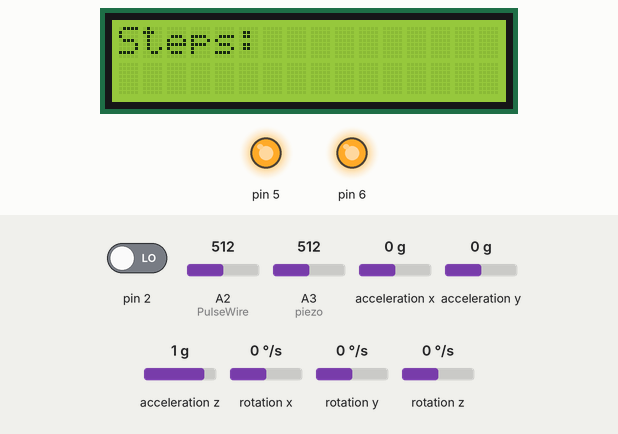
The sketch below on a simulated Arduino Uno, built with avr-gcc and run on an emulated ATmega328P. Shown: 16×2 character LCD, output pins drawn as LEDs (lit = HIGH). The test bench sets the inputs (shaded band); at power-on: rotation z 0 °/s, A3 (piezo) = 512, acceleration x 0 g, acceleration y 0 g, pin 2 LOW, A2 (PulseWire) = 512, acceleration z 1 g, rotation x 0 °/s, rotation y 0 °/s. The sensor or clock chip raises its interrupt line as the real part does; pins used as bus, display or sensor lines are not drawn; what the sketch prints to the serial monitor is not drawn.

Above: at 1.7 s.
1.8 s: rotation z set to -12 °/s
4.8 s: rotation z set to -15 °/s
At 5.5 s:
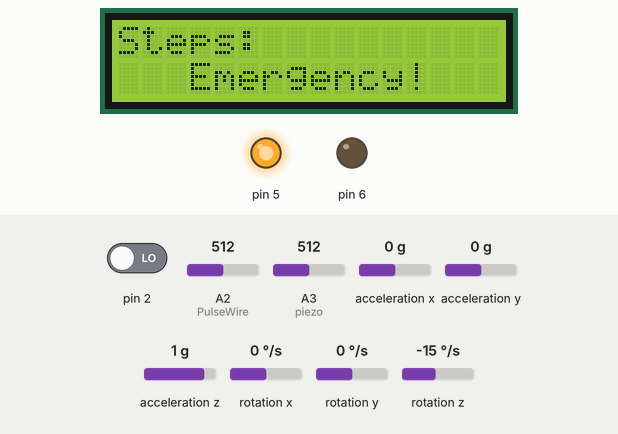
7.8 s: A3 (piezo) set to 522
10.8 s: acceleration x set to -1.4 g
At 12.0 s:
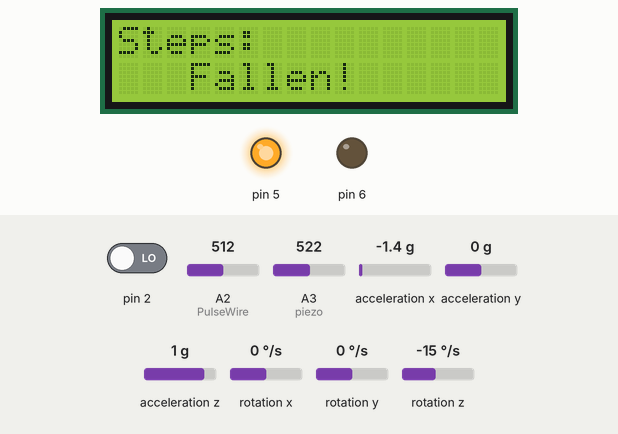
13.8 s: acceleration y set to -1.4 g
At 14.4 s:
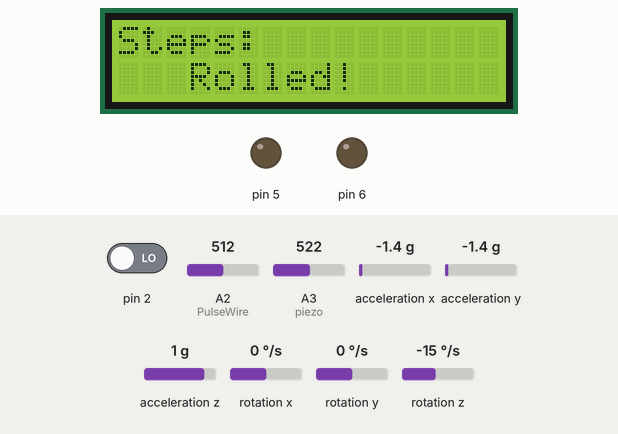
16.8 s: rotation z set to -44 °/s
At 21.1 s:
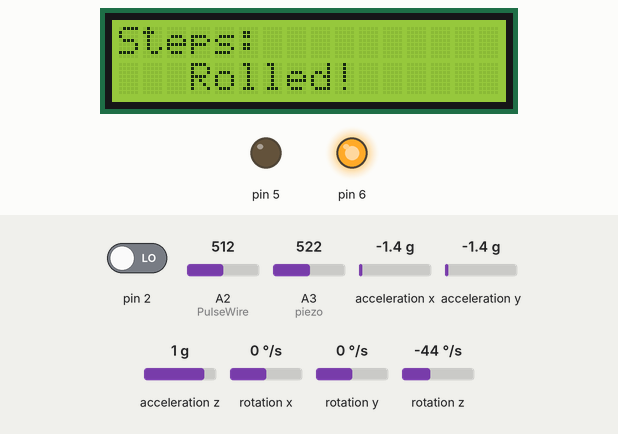
Timing chart, 0 to 64.0 s (numbered marks = the images above; inputs shaded):
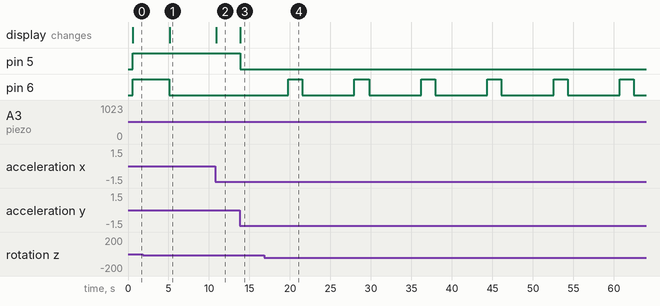

Measured:
- the behaviour switches between -13 and -14 °/s on rotation z (found by bisection; images 0 and 1)
- after the input at 1.8 s, every drawn part: stays the same
- after the input at 7.8 s, every drawn part: stays the same
- after the input at 10.8 s, the display: changes after 0.09 s (image 2)
- after the input at 13.8 s, pin 5: HIGH → LOW after 0.08 s; the display: changes after 0.09 s (image 3)
- after the input at 16.8 s, pin 6: alternates HIGH for 1.7 s and LOW for 6.4 s, starting after 3.0 s

The sketch:

feetwings_3.ino
```cpp
/*Code developed by Anmol Punetha*/

#define USE_ARDUINO_INTERRUPTS true    // Set-up low-level interrupts for most acurate BPM math.
#include <PulseSensorPlayground.h>
#include <LiquidCrystal_I2C.h>
#include <SoftwareSerial.h>
#include "I2Cdev.h"
#include "MPU6050_6Axis_MotionApps20.h"
#if I2CDEV_IMPLEMENTATION == I2CDEV_ARDUINO_WIRE
#include "Wire.h"
#endif

MPU6050 mpu;
#define OUTPUT_READABLE_YAWPITCHROLL

// declaring the pins
const int PulseWire = A2;
const int rxPin = 4;
const int txPin = 3;
const int piezo = A3;

// creating instances required
PulseSensorPlayground pulseSensor;
LiquidCrystal_I2C lcd(0x27,16,2);
SoftwareSerial BTserial(rxPin, txPin);

// variables used
uint8_t count = 1;
const int pulse_threshold = 505;
const int tap_threshold = 16; // at 5k resistance
uint8_t  sensorReading = 0;

unsigned int time_elapsed;
bool dmpReady = false;
uint8_t mpuIntStatus;
uint8_t devStatus;
uint16_t packetSize;
uint16_t fifoCount;
uint8_t fifoBuffer[64];
Quaternion q;
VectorFloat gravity;
float ypr[3];
volatile bool mpuInterrupt = false;
void dmpDataReady()
   {   mpuInterrupt = true; }

/*********************************************************MAIN-CODE***********************************************************************/

void setup() {

  Serial.begin(9600);
  BTserial.begin(9600);
  pulseSensor.analogInput(PulseWire);
  pulseSensor.setThreshold(pulse_threshold);

  #if I2CDEV_IMPLEMENTATION == I2CDEV_ARDUINO_WIRE
      Wire.begin();
      TWBR = 24; // 400kHz I2C clock (200kHz if CPU is 8MHz)
  #elif I2CDEV_IMPLEMENTATION == I2CDEV_BUILTIN_FASTWIRE
      Fastwire::setup(400, true);
  #endif

   mpu.initialize();
   devStatus = mpu.dmpInitialize();
   mpu.setXGyroOffset(148);
   mpu.setYGyroOffset(-29);
   mpu.setZGyroOffset(63);
   mpu.setZAccelOffset(2048);

   if (devStatus == 0) {
        mpu.setDMPEnabled(true);
        attachInterrupt(0, dmpDataReady, RISING);
        mpuIntStatus = mpu.getIntStatus();
        dmpReady = true;
        packetSize = mpu.dmpGetFIFOPacketSize();
    }

    pinMode(6, OUTPUT);
    pinMode(4, OUTPUT);
    pinMode(5, OUTPUT);

    lcd.init();
    lcd.backlight();
}
void loop() {

   if (!dmpReady) return;
    mpuInterrupt = false;
    mpuIntStatus = mpu.getIntStatus();
    fifoCount = mpu.getFIFOCount();
    // check for overflow (this should never happen unless our code is too inefficient)
    if ((mpuIntStatus & 0x10) || fifoCount == 1024) {
        mpu.resetFIFO();}
    else if (mpuIntStatus & 0x02) {
        while (fifoCount < packetSize) fifoCount = mpu.getFIFOCount();
        mpu.getFIFOBytes(fifoBuffer, packetSize);
        fifoCount -= packetSize;
        #ifdef OUTPUT_READABLE_YAWPITCHROLL
            mpu.dmpGetQuaternion(&q, fifoBuffer);
            mpu.dmpGetGravity(&gravity, &q);
            mpu.dmpGetYawPitchRoll(ypr, &q, &gravity);
//            BTserial.print(ypr[0]* 180/M_PI);                     // value 1
//            BTserial.print(",");
//            BTserial.print(ypr[1]* 180/M_PI);                     // value 2
//            BTserial.print(",");
//            BTserial.print(ypr[2]* 180/M_PI);                     // value 3
//            BTserial.print(",");
//            Serial.print("ypr\t");
//            Serial.print(ypr[0] * 180/M_PI);
//            Serial.print("\t");
//            Serial.print(ypr[1] * 180/M_PI);
//            Serial.print("\t");
//            Serial.print(ypr[2] * 180/M_PI);
        #endif
    }
           BTserial.print(ypr[0]* 180/M_PI);                     // value 1
           BTserial.print(",");
           BTserial.print(ypr[1]* 180/M_PI);                     // value 2
            BTserial.print(",");
            BTserial.print(ypr[2]* 180/M_PI);                     // value 3
            BTserial.print(",");


      // Setting the lcd's cursor for constant texts
      lcd.setCursor(0,0);
      lcd.print("Steps:");
      lcd.setCursor(0,1);
      lcd.print("                ");


      // Setting the number of steps (by piezo)
      sensorReading = analogRead(piezo);
      Serial.print("\t");
      Serial.println(sensorReading);
      if (sensorReading >= tap_threshold)
           {  if(count>=1){
              lcd.setCursor(8,0);
              lcd.print(count);
//              BTserial.print(count);                                // value 4
//              BTserial.print(";");
              count=count+1;}
           }


      // Setting the gesture control system
      if (((ypr[0] * 180/M_PI) > 40.00) || ((ypr[0] * 180/M_PI) < -40.00))
           {  digitalWrite(6, LOW);
              lcd.setCursor(3,1);
              lcd.print("Emergency!");
           }
       else{
              digitalWrite(6, HIGH);
           }

       if (((ypr[1] * 180/M_PI) > 30.00) || ((ypr[1] * 180/M_PI) < -30.00))
           {  digitalWrite(4, LOW);
              lcd.setCursor(3,1);
              lcd.print("Fallen!   ");
           }

       else{
              digitalWrite(4, HIGH);
           }

       if (((ypr[2] * 180/M_PI) > 30.00) || ((ypr[2] * 180/M_PI) < -30.00))
           {  digitalWrite(5, LOW);
              lcd.setCursor(3,1);
              lcd.print("Rolled!    ");
           }
       else{
              digitalWrite(5, HIGH);
           }


 //   int myBPM = pulseSensor.getBeatsPerMinute();
      int val = analogRead(PulseWire);
//    if (pulseSensor.sawStartOfBeat())
//        {  Serial.print("BPM: ");
            // Serial.println(val);
        //   lcd.setCursor(11,0);
        //   lcd.print("♥: ");
        //   lcd.print(myBPM);
        //   Print the value inside of myBPM.
//        }
//    delay(20);
}
```
